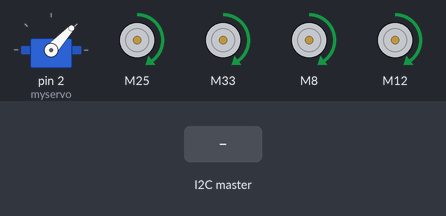
This sketch was run on a simulated Arduino Uno, built with avr-gcc and run on an emulated ATmega328P. Shown: servo, 4 × DC motor (green arrow = forward, orange = backward, longer = faster). The inputs (shaded band) are chosen by the test bench. What the sketch prints to the serial monitor is not drawn.

Above: at 0.1 s.
At 1.2 s:
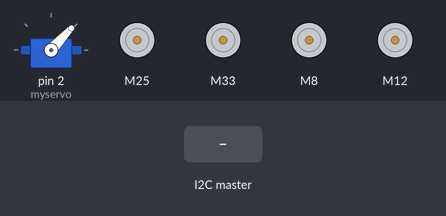
1.3 s: the I2C master sends ","
Timing chart, 0 to 4.3 s (numbered marks = the images above; inputs shaded):
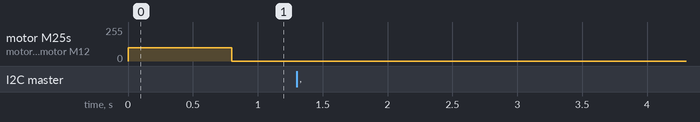

Measured:
- after the input at 1.3 s, every drawn part: stays the same

The sketch:

FINAL_RUNOFF_slave_motor_code_V1.ino
```cpp
/*
  Arduino Slave for Raspberry Pi Master
  i2c_slave_ard.ino
  Connects to Raspberry Pi via I2C

  DroneBot Workshop 2019
  https://dronebotworkshop.com
*/

#define I2C_SLAVE_ADDRESS 11

// Include the Wire library for I2C
#include <Wire.h>

#include <SparkFun_TB6612.h>
#include <Servo.h>
//#include <studio.h>
Servo myservo;  // create servo object to control a servo

// Pins for all inputs, keep in mind the PWM defines must be on PWM pins
#define AIN1 8
#define AIN2 9

#define BIN1 12
#define BIN2 11

#define AIN3 33
#define AIN4 37

#define BIN3 25
#define BIN4 29

#define PWMA1 7
#define PWMB1 13

#define PWMA2 6
#define PWMB2 4

#define STBY1 10
#define STBY2 5

const int offSet = 1;

Motor motorUL = Motor(BIN3, BIN4, PWMB2, offSet, STBY2);
Motor motorUR = Motor(AIN3, AIN4, PWMA2, offSet, STBY2);
Motor motorLL = Motor(AIN1, AIN2, PWMA1, offSet, STBY1);
Motor motorLR = Motor(BIN1, BIN2, PWMB1, offSet, STBY1);

const int MotorDrive = 175;
const int StopLength = 300;

const int Speed = 200;
const int driveTime = 600;
int delayTime = 0;

// initialize iteger varibles:
int voidVar;
int ulSpeed;
int urSpeed;
int llSpeed;
int lrSpeed;
int hitBall;
int z =0;
int start = 0;
bool alreadyRotated = false;
// LED on pin 13
const int ledPin = 13;
char recievedData[25] = {};
int r;
char ch;
int go = 0;
int *pointerDelayTime;
int *pStart;
int *dir;
int rotDirect = 000;
//******************************************************************

void setup() {
  // Join I2C bus as slave with address 8
  Serial.begin(9600);
  Wire.begin(I2C_SLAVE_ADDRESS);

  // Call receiveEvent when data received
  Wire.onReceive(receiveEvent);

  // Setup pin 13 as output and turn LED off
  pinMode(ledPin, OUTPUT);
  digitalWrite(ledPin, LOW);

  myservo.attach(2);  // attaches the servo on pin 2 to the servo object
  myservo.write(47);  // sets the servo at initial 47 degree position

  // speeds are initially zero
  motorUL.drive(0);
  motorUR.drive(0);
  motorLL.drive(0);
  motorLR.drive(0);
}

// Function that executes whenever data is received from master
/////////////////////////////////////////////////////////////////
void receiveEvent(int howMany) {

  // initialize character arrays for reading in and parsing commands
  char VV[4] = {}; // needed because of problems reading in and converting the first command
  char UL[4] = {};
  char ULsign[1] = {};
  char UR[4] = {};
  char URsign[1] = {};
  char LL[4] = {};
  char LLsign[1] = {};
  char LR[4] = {};
  char LRsign[1] = {};
  char HB[2] = {}; // Hit Ball(1 = yes, 0 = no)
  char DT[5] = {}; // Delay Time, time to rotate in order to orient
  char GO[4] = {}; // tells arduino to start running the main loop
  char RD[4] = {}; //rotation direction of orientation, CW or CCW
  char message[99] = {};
  int i = 0;

  while (Wire.available()) {
    r = Wire.read();
    if (ch != -1) {
        ch = char(r);
    }
    message[i] = ch;
    i++;
  }

  // iterators for parsing:
  int count = 1;
  int v = 0;
  int a = 0;
  int as = 0;
  int b = 0;
  int bs = 0;
  int c = 0;
  int cs = 0;
  int d = 0;
  int ds = 0;
  int e = 0;
  int f = 0;
  int g = 0;
  int h = 0;

  // iterate through command, to parse into seperate commands as character arrays
  for(int k = 0; k < i; k++){
    if(message[k] == ','){
          count = count + 1;
          k = k + 1;
    }
    if(count == 1){
      VV[a] = message[k];
      v = v + 1;
    }
    if(count == 2){
      UL[a] = message[k];
      a = a + 1;
    }
    if(count == 3){
      ULsign[as] = message[k];
      as = as + 1;
    }
    if(count == 4){
      UR[b] = message[k];
      b = b + 1;
    }
    if(count == 5){
      URsign[bs] = message[k];
      bs = bs + 1;
    }
    /*
    //if(count == 6){
      //LL[c] = message[k];
      //c = c + 1;
    //}
    //if(count == 7){
      //LLsign[cs] = message[k];
      //cs = cs + 1;
    //}
    //if(count == 8){
      //LR[d] = message[k];
      //d = d + 1;
    //}
    //if(count == 9){
      //LRsign[ds] = message[k];
      //ds = ds + 1;
    //}

    if(count == 6){
      HB[e] = message[k];
      e = e + 1;
    }
    */
    if(count == 6){
      DT[f] = message[k];
      f = f + 1;
    }
    if(count == 7){
      GO[g] = message[k];
      g = g + 1;
    }
    if(count == 8){
      RD[g] = message[k];
      h = h + 1;
    }
  }

  // assigns last index in each array to 0 , will be appended during conversion to integer
  VV[3] = 0;
  UL[3] = 0;
  UR[3] = 0;
  LL[3] = 0;
  LR[3] = 0;
  HB[1] = 0;
  DT[4] = 0;
  GO[3] = 0;
  RD[3] = 0;

  // initialize signs to positive
  int ulSign = 1;
  int urSign = 1;
  int llSign = 1;
  int lrSign = 1;

  // convert sign commands to negative as required:
  if (ULsign[0] == '1')
    ulSign = -1;
  if (URsign[0] == '1')
    urSign = -1;
  if (LLsign[0] == '1')
    llSign = -1;
  if (LRsign[0] == '1')
    lrSign = -1;


  // use sscanf to convert character arrays to integers:
  sscanf(VV, "%d", &voidVar);

  sscanf(UL, "%d", &ulSpeed);
  ulSpeed = ulSpeed*ulSign;

  sscanf(UR, "%d", &urSpeed);
  urSpeed = urSpeed*urSign;
  /*
  sscanf(LL, "%d", &llSpeed);
  llSpeed = llSpeed*llSign;

  sscanf(LR, "%d", &lrSpeed);
  lrSpeed = lrSpeed*lrSign;


  sscanf(HB, "%d", &hitBall);
  */

  sscanf(DT, "%d", &delayTime);
  Serial.print("delayTime in function: ");
  Serial.println(delayTime);

  pointerDelayTime = &delayTime;
  sscanf(GO, "%d", &go);
  Serial.println("go is: ");
  Serial.println(go);

  sscanf(RD, "%d", &rotDirect);
  Serial.print("rotDirect: ");
  Serial.println(rotDirect);
  dir = &rotDirect;

  if(go == 1){
    start = 1;
    pStart = &start;
  }

/*
  if (delayTime == 0){
    Serial.println("Drive");
    // set motor speeds:
    motorUL.drive(urSpeed);
    motorUR.drive(ulSpeed);
    motorLL.drive(ulSpeed);
    motorLR.drive(urSpeed);
  }
  else{
    Wire.end();
    Serial.println("else rotate");
    motorUL.drive(-150);
    motorUR.drive(150);
    motorLL.drive(-150);
    motorLR.drive(150);
    delay(delayTime);
    delayTime =0;
    Stop();
    }

  /*
  if (hitBall == 1){
    myservo.write(130);  // rotates servo to 130 degrees to extend hitter
    delay(550);
    myservo.write(47);  // sets servo back to 47 degree position
  }
  */

  // print values for testing:
  //Serial.println(ulSpeed);
  //Serial.println(urSpeed);
  //Serial.println(llSpeed);
  //Serial.println(lrSpeed);
  //Serial.println(hitBall);
  //Serial.println(' ');

  //int sum = ulSpeed + urSpeed + llSpeed + lrSpeed + hitBall;
   //Serial.println(sum); // proves that variables are actually integers
  //Serial.println(' ');

}

int firstTime = 1;
void loop() {
  if (*pointerDelayTime == 0 && firstTime == 1){
      motorUL.drive(100);
      motorUR.drive(100);
      motorLL.drive(100);
      motorLR.drive(100);
      delay(800);
      Stop();
        firstTime = 0;
  }
  else if(*pStart == 1){
    Serial.println("got inside start");
    if (*pointerDelayTime == 0 || *pointerDelayTime == 1){
      motorUL.drive(70);
      motorUR.drive(70);
      motorLL.drive(70);
      motorLR.drive(70);
    }
    else if(alreadyRotated == false && *pointerDelayTime != 0 && *pointerDelayTime != 1){
      alreadyRotated = true;
      Serial.print("else rotate ");
      Serial.print("delayTime in else: ");
      Serial.println(*pointerDelayTime);
      if(*dir == 898){
        motorUL.drive(-150);
        motorUR.drive(150);
        motorLL.drive(-150);
        motorLR.drive(150);
        delay(*pointerDelayTime);
        delayTime = 0;
        Stop();

      }else{
        motorUL.drive(-150);
        motorUR.drive(150);
        motorLL.drive(-150);
        motorLR.drive(150);
        delay(*pointerDelayTime);
        delayTime = 0;
        Stop();
      }

      }
    else{
      Stop();
      delay(1000);
    }
  }
}


void Rotate(){
  motorUL.drive(-150);
  motorUR.drive(150);
  motorLL.drive(-150);
  motorLR.drive(150);
}

void Stop() {
  brake(motorUL,motorLL);
  brake(motorUR,motorLR);
}
```
